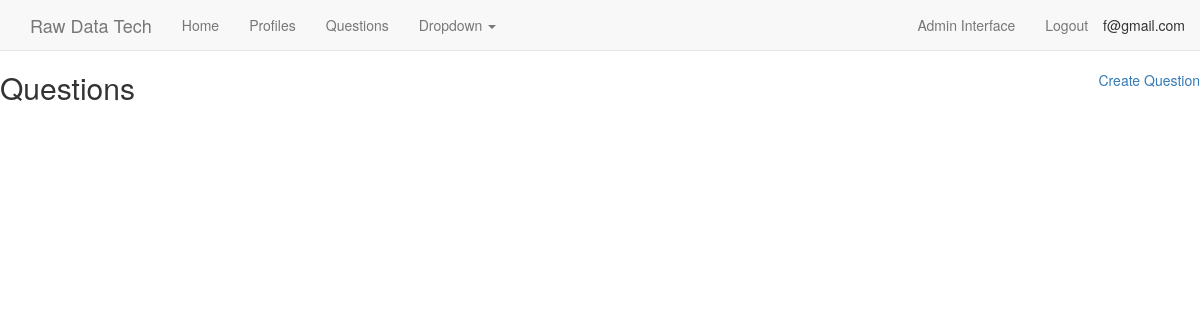
Before: /questions/ (signed in) with the older database file.
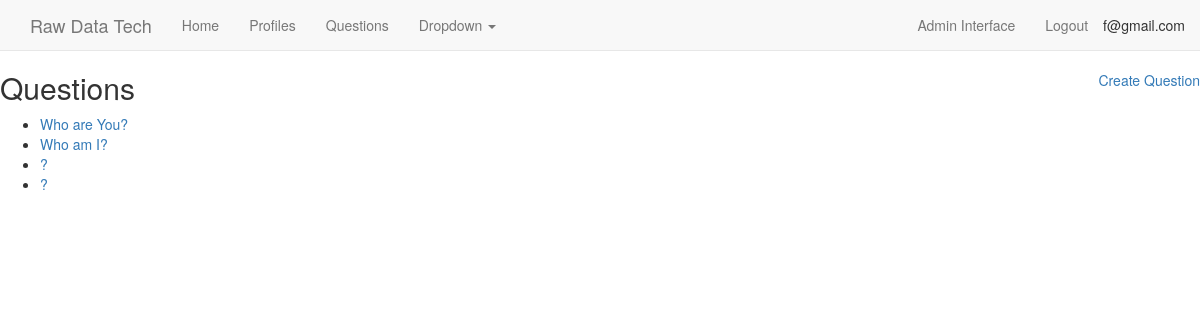
After: the same page with the newer database file.
### questions/models.py (models this page shows, shortened)
class Question(models.Model):
    question_text = models.TextField()

### questions/views.py (the view)
# urls.py: url(r'questions/$', question_list, name='question-list'),
def question_list(request):
    if request.user.is_authenticated():
        questions = Question.objects.all()
        context = {
            'question_list': questions
        }
        return render(request, 'questions/question_list.html', context)
    return HttpResponse("You need to login first.")

### recruits/models.py (called while the page is built)
    def __str__(self):
        return self.email

### questions/templates/questions/question_list.html
{% extends "recruits/base.html" %}
{% block content %}
<a class='pull-right' href='{% url 'questions:question-create' %}'>Create Question</a>
  <h2>Questions</h2>
  <ul>
    {% for question in question_list %}
      <li><a href='{{ question.id }}'>{{ question.question_text }}</li>
    {% endfor %}
  </ul>
{% endblock %}

Changed rows visible on the page:
added Question: question_text "Who are You?"
added Question: question_text "Who am I?"
added Question: question_text "?"
added Question: question_text "?"
